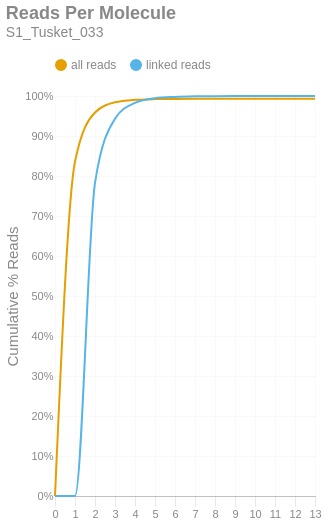

Here is the notebook cell this chart was saved with:
### Markdown cell above
### Reads per Molecule
This chart shows the cumulative distribution of the number of reads per linked molecule. That is, how many alignments are associated with a unique molecule. This excludes the number of reads associated with invalid or absent linked-read barcodes. The `linked` histogram is the percentages recalculated when disregarding singletons.

### Code cell
if SKIPLR:
    print_html(f"Skipped")
else:
    counts = np.bincount(valids['reads'].cast(pl.Int64).to_numpy())
    weighted = counts * np.arange(len(counts))
    all_perc = weighted / n_reads
    linked_perc = weighted / n_linked_reads
    linked_perc[1] = 0
    binned_df = pl.DataFrame({
        'readsper': list(range(len(counts))),
        'all reads (cumsum)': np.cumsum(all_perc).tolist(),
        'linked reads (cumsum)': np.cumsum(linked_perc).tolist(),
    })

    with SafeRender(binned_df):
        (
            density_plot(binned_df, 'Reads Per Molecule', samplename, 'readspmol')
            .encode(
                x=alt.X('readsper:O', title=None).axis(labelAngle=0).scale(padding=0),
                y=alt.Y('value:Q', title='Cumulative % Reads').axis(format='%').stack(False),
                color=alt.Color("key:N").scale(domain=["all reads", "linked reads"]),
                tooltip=[
                    alt.Tooltip("key:N", title="Data Type"),
                    alt.Tooltip("readsper:O", title="Reads Per Molecule"),
                    alt.Tooltip("value:Q", format=".2%", title="% Reads (Cum.)")
                ]            
            )
        ).display()

### Figure 1 — Vega-Lite specification as saved in the notebook (floating-point values rounded to 4 significant figures)
{"width": "container", "height": 400, "config": {"title": {"anchor": "start", "dy": -15, "fontSize": 18, "color": "#888888", "subtitleColor": "#888888", "subtitleFontSize": 14}, "arc": {"fill": "#0072B2"}, "axis": {"domainColor": "#888888", "domainWidth": 0.5, "gridWidth": 0.2, "grid": false, "titleFontWeight": 400, "titleFontSize": 15, "labelFontSize": 11, "labelColor": "#888888", "tickColor": "#888888", "tickWidth": 0.2, "titleColor": "#888888"}, "axisBand": {"grid": false}, "axisX": {"grid": true, "tickSize": 10, "domainCap": "round"}, "axisY": {"domain": false, "grid": true, "tickSize": 0, "domainCap": "round"}, "background": "transparent", "header": {"labelFontSize": 15, "labelColor": "#888888", "titleFontSize": 15, "titleFontWeight": 600, "titleColor": "#888888"}, "legend": {"labelFont": "sans-serif", "labelFontSize": 12, "labelColor": "#888888", "symbolSize": 100, "symbolType": "circle", "titleFontSize": 12, "titlePadding": 10, "titleColor": "#888888", "title": null, "orient": "top"}, "range": {"category": ["#E69F00", "#56B4E9", "#009E73", "#F0E442", "#0072B2", "#D55E00", "#CC79A7", "#000000"], "diverging": ["#cfe8f3", "#a2d4ec", "#73bfe2", "#46abdb", "#1696d2", "#12719e"]}, "area": {"fill": "#0072B2", "fillOpacity": 0.7, "line": true, "strokeOpacity": 0.7}, "line": {"color": "#0072B2", "stroke": "#0072B2", "strokeWidth": 2}, "trail": {"color": "#0072B2", "stroke": "#0072B2", "strokeWidth": 0, "size": 1}, "point": {"filled": true, "fillOpacity": 1.0, "size": 95}, "text": {"color": "#888888", "fontSize": 11, "align": "right", "fontWeight": 400, "size": 11}, "bar": {"fill": "#0072B2", "stroke": null}, "view": {"stroke": null, "continuousWidth": 660, "continuousHeight": 400}}, "data": {"name": "data-1527b1fa2f36c1516dd98989a942d477"}, "mark": {"type": "line", "interpolate": "monotone", "point": {"opacity": 0, "size": 275}}, "encoding": {"color": {"field": "key", "scale": {"domain": ["all reads", "linked reads"]}, "type": "nominal"}, "tooltip": [{"field": "key", "title": "Data Type", "type": "nominal"}, {"field": "readsper", "title": "Reads Per Molecule", "type": "ordinal"}, {"field": "value", "format": ".2%", "title": "% Reads (Cum.)", "type": "quantitative"}], "x": {"axis": {"labelAngle": 0}, "field": "readsper", "scale": {"padding": 0}, "title": null, "type": "ordinal"}, "y": {"axis": {"format": "%"}, "field": "value", "stack": false, "title": "Cumulative % Reads", "type": "quantitative"}}, "params": [{"name": "param_c36ac31b6afebe62", "select": {"type": "point", "fields": ["key"]}, "bind": "legend"}], "title": {"text": "Reads Per Molecule", "subtitle": "S1_Tusket_033"}, "transform": [{"fold": ["all reads (cumsum)", "linked reads (cumsum)"]}, {"calculate": "replace(datum.key, ' (cumsum)', '')", "as": "key"}, {"filter": {"param": "param_c36ac31b6afebe62"}}], "usermeta": {"embedOptions": {"downloadFileName": "S1_Tusket_033.readspmol"}}, "$schema": "https://vega.github.io/schema/vega-lite/v6.1.0.json", "datasets": {"data-1527b1fa2f36c1516dd98989a942d477": [{"readsper": 0, "all reads (cumsum)": 0.0, "linked reads (cumsum)": 0.0}, {"readsper": 1, "all reads (cumsum)": 0.8355, "linked reads (cumsum)": 0.0}, {"readsper": 2, "all reads (cumsum)": 0.9589, "linked reads (cumsum)": 0.7828}, {"readsper": 3, "all reads (cumsum)": 0.9842, "linked reads (cumsum)": 0.9432}, {"readsper": 4, "all reads (cumsum)": 0.9905, "linked reads (cumsum)": 0.9829}, {"readsper": 5, "all reads (cumsum)": 0.9923, "linked reads (cumsum)": 0.9943}, {"readsper": 6, "all reads (cumsum)": 0.9928, "linked reads (cumsum)": 0.9977}, {"readsper": 7, "all reads (cumsum)": 0.993, "linked reads (cumsum)": 0.9991}, {"readsper": 8, "all reads (cumsum)": 0.9931, "linked reads (cumsum)": 0.9996}, {"readsper": 9, "all reads (cumsum)": 0.9931, "linked reads (cumsum)": 0.9999}, {"readsper": 10, "all reads (cumsum)": 0.9931, "linked reads (cumsum)": 0.9999}, {"readsper": 11, "all reads (cumsum)": 0.9931, "linked reads (cumsum)": 1.0}, {"readsper": 12, "all reads (cumsum)": 0.9931, "linked reads (cumsum)": 1.0}, {"readsper": 13, "all reads (cumsum)": 0.9931, "linked reads (cumsum)": 1.0}]}}
